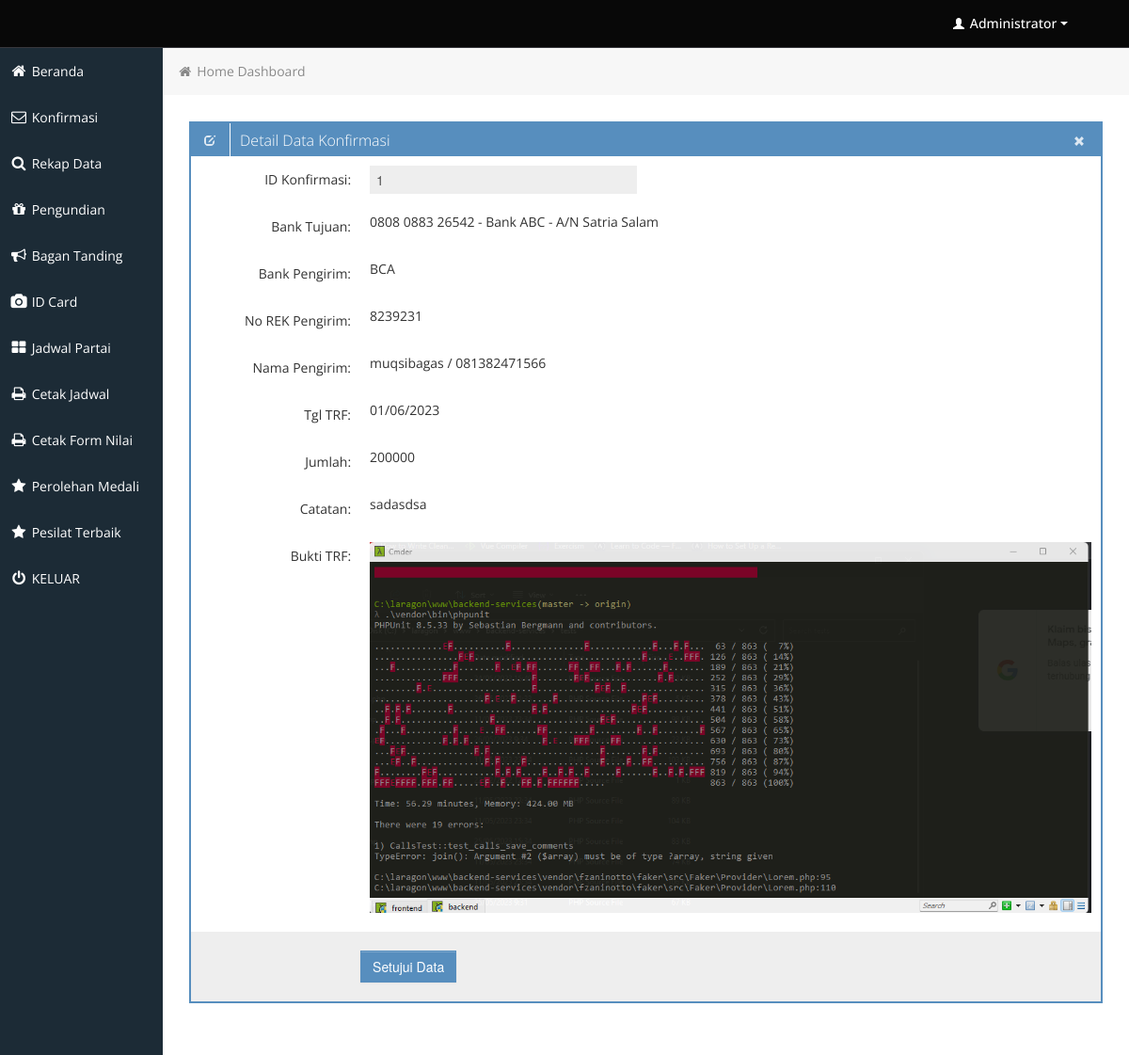
Page /backend/detail_konfirmasi.php?ID_konfirmasi=1 (signed in) on the committed database.
### tables this page shows
CREATE TABLE `konfirmasi` (
  `ID_konfirmasi` int(11) NOT NULL,
  `bank_tujuan` varchar(55) NOT NULL,
  `bank_pengirim` varchar(55) NOT NULL,
  `norek_pengirim` varchar(35) NOT NULL,
  `nm_pengirim` varchar(35) NOT NULL,
  `kontak` varchar(35) NOT NULL,
  `tgl_transfer` varchar(15) NOT NULL,
  `jumlah` varchar(35) NOT NULL,
  `bukti` varchar(128) NOT NULL,
  `catatan` text NOT NULL,
  `datetime` varchar(35) NOT NULL,
  `status` varchar(15) NOT NULL DEFAULT 'OPEN'
);

### backend/detail_konfirmasi.php (the view, shortened to what this page needs)
<?php
	include('includes/connection.php');
	$ID_konfirmasi = mysqli_real_escape_string($koneksi, $_GET["ID_konfirmasi"]);
	$sqlkonfirmasi = "SELECT * FROM konfirmasi WHERE ID_konfirmasi='$ID_konfirmasi'";
	$datakonfirmasi = mysqli_query($koneksi, $sqlkonfirmasi);
	$konfirmasi = mysqli_fetch_array($datakonfirmasi);
?>
			<div class="row-fluid sortable">
				<div class="box span12">
					<div class="box-header" data-original-title>
						<h2><i class="halflings-icon white edit"></i><span class="break"></span>Detail Data Konfirmasi</h2>
						<div class="box-icon">
							<a href="users.php" class="btn-close"><i class="halflings-icon white remove"></i></a>
						</div>
					</div>
					<div class="box-content">
						<form class="form-horizontal" method="post" action="approve_konfirmasi.php">
							<fieldset>
							  <div class="control-group">
								<label class="control-label" for="focusedInput">ID Konfirmasi:</label>
								<div class="controls">
								  <input class="input-xlarge focused" name="ID_konfirmasi" id="focusedInput" readonly="1" type="text" placeholder="Username"
								  value="<?php echo $konfirmasi['ID_konfirmasi']; ?>">
								</div>
							  </div>
							  <div class="control-group">
								<label class="control-label" for="focusedInput">Bank Tujuan:</label>
								<div class="controls">
								  <?php echo $konfirmasi['bank_tujuan'];?>
								</div>
							  </div>
							  <div class="control-group">
								<label class="control-label" for="focusedInput">Bank Pengirim:</label>
								<div class="controls">
								  <?php echo $konfirmasi['bank_pengirim'];?>
								</div>
							  </div>
							  <div class="control-group">
								<label class="control-label" for="focusedInput">No REK Pengirim:</label>
								<div class="controls">
								  <?php echo $konfirmasi['norek_pengirim'];?>
								</div>
							  </div>
							  <div class="control-group">
								<label class="control-label" for="focusedInput">Nama Pengirim:</label>
								<div class="controls">
								  <?php echo $konfirmasi['nm_pengirim']." / ".$konfirmasi['kontak'];?>
								</div>
							  </div>
							  <div class="control-group">
								<label class="control-label" for="focusedInput">Tgl TRF:</label>
								<div class="controls">
								  <?php echo $konfirmasi['tgl_transfer'];?>
								</div>
							  </div>
							  <div class="control-group">
								<label class="control-label" for="focusedInput">Jumlah:</label>
								<div class="controls">
								  <?php echo $konfirmasi['jumlah'];?>
								</div>
							  </div>
							  <div class="control-group">
								<label class="control-label" for="focusedInput">Catatan:</label>
								<div class="controls">
								  <?php echo $konfirmasi['catatan'];?>
								</div>
							  </div>
							  <div class="control-group">
								<label class="control-label" for="focusedInput">Bukti TRF:</label>
								<div class="controls">
								  <img src=../buktibayar/<?php echo $konfirmasi['bukti']; ?> height="500px"></img>
								</div>
							  </div>
							  <div class="form-actions">
								<button type="submit" onclick="return confirmUpdate()" class="btn btn-primary">Setujui Data</button>
							  </div>
							</fieldset>
						</form>
					</div>
				</div>
			</div>

### backend/css/style.css (style rules this page uses)
body { background: #F5F5F5; color: #333; border: none; font-family: 'Open Sans', sans-serif; font-weight: 400; }
a { color: #646464; }
h2 { font-size: 16px; line-height: 16px; }
.box { border: 2px solid #578EBE; background: #fff !important; margin-bottom: 28px; }
.box-header { height: 16px; font-size: 16px; line-height: 16px; padding: 10px; background: #578EBE; -webkit-box-shadow: none; -moz-box-shadow: none; box-shadow: none; overflow: hidden; }
.box-header h2 { float:left; margin-top: 0px; font-weight: 300; }
.box-header .box-icon, .box-header h2 { color:#fff; }
.box-header h2 i { margin: 0px 3px 0px 4px; opacity: .8; filter: alpha(opacity=80); -ms-filter:"progid:DXImageTransform.Microsoft.Alpha(Opacity=80)"; }
.box-header .box-icon { float:right; margin-top: 1px; }
.box-header .box-icon i { -webkit-transition: all 0.1s ease-in-out; -moz-transition: all 0.1s ease-in-out; -o-transition: all 0.1s ease-in-out; -ms-transition: all 0.1s ease-in-out; transition: all 0.1s ease-in-out; opacity: .8; filter: alpha(opacity=80); -ms-filter:"progid:DXImageTransform.Microsoft.Alpha(Opacity=80)"; }
.box-header .box-icon a { margin: 0px 5px; }
.box-content { position: relative; z-index: 50; margin-top: -1px; padding: 10px; background: #fff !important; }
.form-actions { padding: 19px 20px 20px; margin: 20px -10px -30px -10px; background-color: #eee; border-top: 1px solid #eee; *zoom: 1; }
.form-actions:before, .form-actions:after { display: table; line-height: 0; content: ""; }
.form-actions:after { clear: both; }
.btn { display: inline-block; padding: 6px 12px; margin-bottom: 0; font-size: 14px; font-weight: 500; line-height: 20px; text-align: center; white-space: nowrap; vertical-align: middle; cursor: pointer; border: 1px solid #a7a9aa; -webkit-border-radius: 0px !important; border-radius: 0px !important; }
.btn { color: #ffffff; background-color: #a7a9aa; border-color: #a7a9aa; background-image: none; filter: none; text-shadow: none; }
.btn-primary { background-color: #578EBE; border-color: #578EBE; }

### backend/css/halflings.css (style rules this page uses)
html, html .halflings { -webkit-font-smoothing: antialiased !important; }
.halflings-icon { display: inline-block; width: 14px; height: 14px; line-height: 14px; vertical-align: text-top; background-image: url(../img/glyphicons_halflings.svg); background-position: 0 0; background-repeat: no-repeat; vertical-align: top; *display: inline; *zoom: 1; *margin-right: .3em; }
.halflings-icon.white { background-image: url(../img/glyphicons_halflings-white.svg); }
.halflings-icon.remove { background-position: -312px 0; }
.halflings-icon.edit { background-position: -96px -72px; }

### rows in the picture
konfirmasi: ID_konfirmasi "1", bank_tujuan "0808 0883 26542 - Bank ABC - A/N Satria Salam", bank_pengirim "BCA", norek_pengirim "8239231", nm_pengirim "muqsibagas", kontak "081382471566", tgl_transfer "01/06/2023", jumlah "200000", catatan "sadasdsa", bukti (picture)
